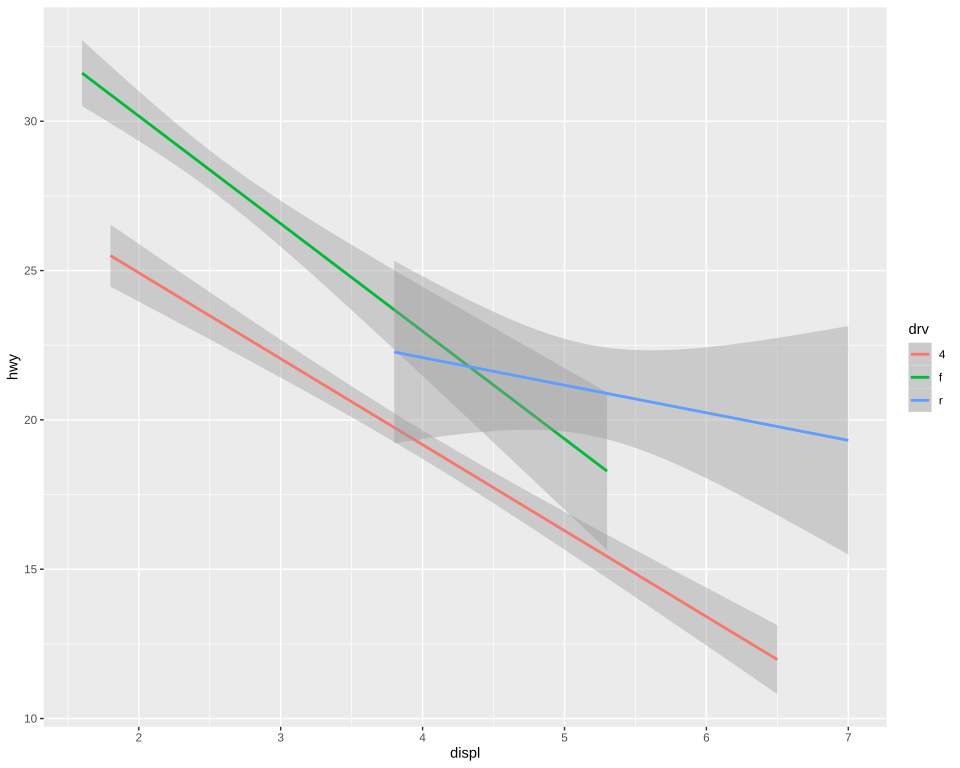

Recreate this plot in R.
# The plot test/golden/smooth_lm_groups.svg draws, drawn by ggplot2 itself, as ggplot2's own visual tests
# draw their snapshots: the independent check on that golden whenever it changes. The suite never
# runs this; it needs R, ggplot2 and vdiffr, saved as the Docker image giggly-r:ggplot2-4.0.3. From
# the repository's root:
#
#   docker run --rm -v "$PWD/test/golden":/golden:ro giggly-r:ggplot2-4.0.3 \
#     Rscript /golden/smooth_lm_groups.R > smooth_lm_groups.ggplot2.svg
#
# and compare the two drawings element by element, as test/golden/point.R describes.
#
# A linear fit for each of mpg's drives, each band drawn before its own line, and the legend's
# keys draw_key_smooth()'s: the band's fill over the whole key, then the line across it.
# First checked with ggplot2 4.0.3 and vdiffr 1.0.9: every element matches, in order, the x axis
# drawn before the y as test/golden/point.R describes, and every clip path.

library(ggplot2)
plot <- ggplot(mpg, aes(displ, hwy, colour = drv)) +
  geom_smooth(method = lm, formula = y ~ x) + theme_gray()
file <- tempfile(fileext = ".svg")
vdiffr::write_svg(plot, file)
cat(readLines(file), sep = "\n")
